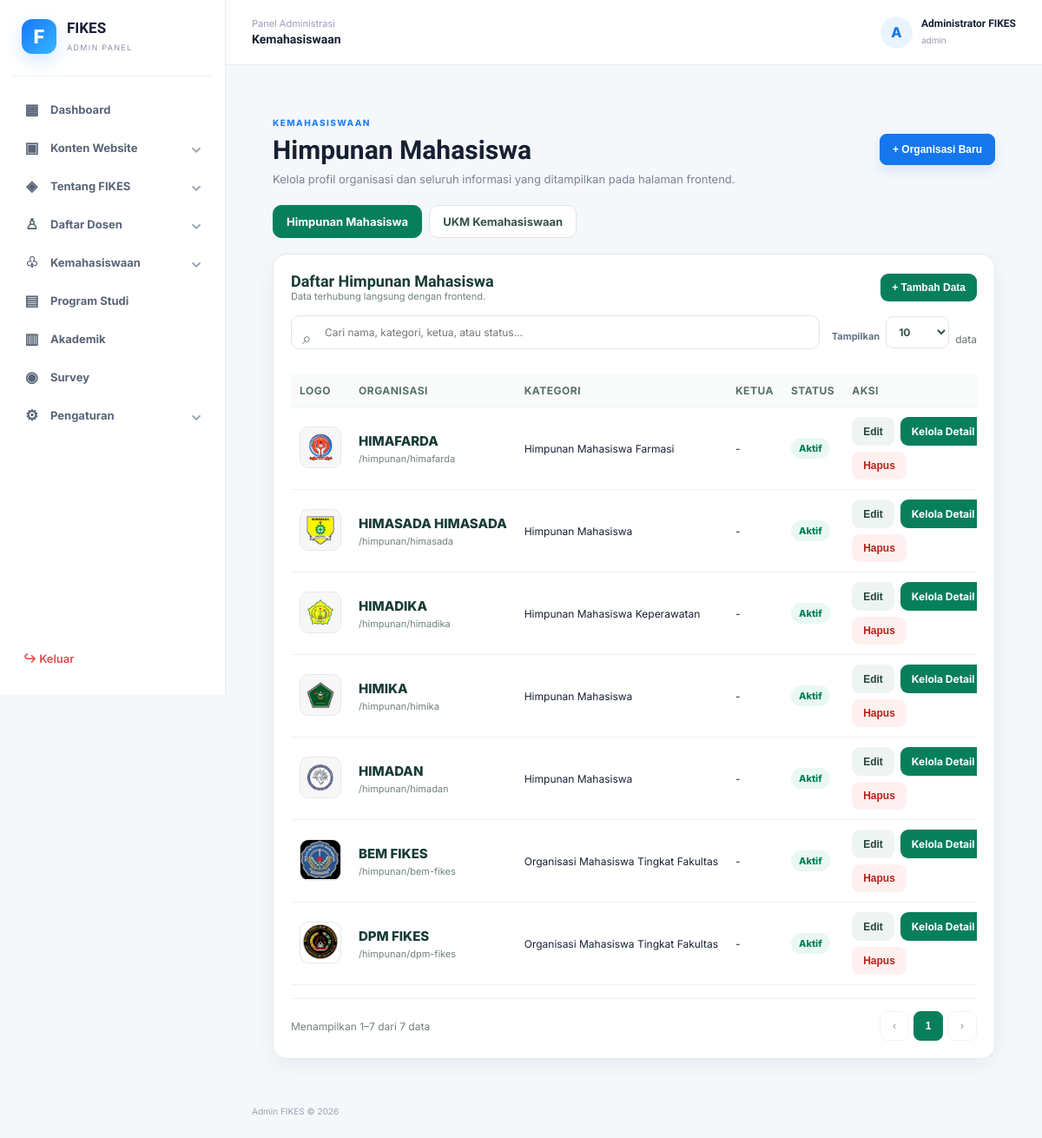
/admin/modules/kemahasiswaan/index.php (signed in), run on the app's committed database.
### tables this page shows
CREATE TABLE `kemahasiswaan_organisasi` (
  `id` int(11) NOT NULL,
  `jenis` enum('himpunan','ukm') NOT NULL,
  `nama` varchar(150) NOT NULL,
  `slug` varchar(120) NOT NULL,
  `kategori` varchar(100) DEFAULT NULL,
  `deskripsi` text DEFAULT NULL,
  `fokus` text DEFAULT NULL,
  `visi` text DEFAULT NULL,
  `misi` text DEFAULT NULL,
  `ketua_nama` varchar(150) DEFAULT NULL,
  `sekretariat` varchar(255) DEFAULT NULL,
  `email` varchar(150) DEFAULT NULL,
  `telepon` varchar(50) DEFAULT NULL,
  `instagram` varchar(150) DEFAULT NULL,
  `facebook` varchar(150) DEFAULT NULL,
  `youtube` varchar(150) DEFAULT NULL,
  `logo` varchar(255) DEFAULT NULL,
  `status` enum('aktif','nonaktif') NOT NULL DEFAULT 'aktif',
  `nomor_urut` int(11) NOT NULL DEFAULT 1,
  `created_at` timestamp NOT NULL DEFAULT current_timestamp(),
  `updated_at` timestamp NOT NULL DEFAULT current_timestamp() ON UPDATE current_timestamp()
);

### admin/config/auth.php (called while the page is built, shortened)
<?php
function e($value)
{
  return htmlspecialchars($value ?? '', ENT_QUOTES, 'UTF-8');
}

### admin/modules/kemahasiswaan/index.php (the view, shortened to what this page needs)
<?php
require_once __DIR__ . '/../../config/auth.php';
$jenis = ($_GET['jenis'] ?? 'himpunan') === 'ukm' ? 'ukm' : 'himpunan';
$labelJenis = $jenis === 'ukm' ? 'UKM Kemahasiswaan' : 'Himpunan Mahasiswa';
$data=$pdo->prepare('SELECT * FROM kemahasiswaan_organisasi WHERE jenis=? ORDER BY nomor_urut ASC,id DESC'); $data->execute([$jenis]); $data=$data->fetchAll();
include __DIR__.'/../../includes/header.php';
?>
<div class="km-wrap">
  <div class="page-head">
    <div><span class="eyebrow">KEMAHASISWAAN</span><h1><?=e($labelJenis)?></h1><p>Kelola profil organisasi dan seluruh informasi yang ditampilkan pada halaman frontend.</p></div>
    <button type="button" class="btn primary" onclick="openOrgModal('add')">+ Organisasi Baru</button>
  </div>
  <div class="km-tabs"><a class="<?= $jenis==='himpunan'?'active':'' ?>" href="index.php?jenis=himpunan">Himpunan Mahasiswa</a><a class="<?= $jenis==='ukm'?'active':'' ?>" href="index.php?jenis=ukm">UKM Kemahasiswaan</a></div>
  <div class="km-card">
    <div style="display:flex;justify-content:space-between;align-items:center;gap:12px;margin-bottom:15px"><div><h2 style="margin:0;color:#173b36">Daftar <?=e($labelJenis)?></h2><div class="km-mini">Data terhubung langsung dengan frontend.</div></div><button type="button" class="km-btn primary" onclick="openOrgModal('add')">+ Tambah Data</button></div>
    <div class="km-dt-toolbar">
      <div class="km-search-wrap"><span class="km-search-icon">⌕</span><input type="search" id="kmSearch" class="km-search" placeholder="Cari nama, kategori, ketua, atau status..."></div>
      <div class="km-page-size"><label for="kmPageSize">Tampilkan</label><select id="kmPageSize"><option value="10" selected>10</option></select><span>data</span></div>
    </div>
    <div class="km-table-wrap"><table class="km-table" id="kmDataTable"><thead><tr><th>Logo</th><th>Organisasi</th><th>Kategori</th><th>Ketua</th><th>Status</th><th style="min-width:230px">Aksi</th></tr></thead><tbody>
    <?php if(!$data):?><tr><td colspan="6" class="km-empty">Belum ada data <?=e(strtolower($labelJenis))?>.</td></tr><?php else: foreach($data as $d):
      $json = htmlspecialchars(json_encode($d, JSON_UNESCAPED_UNICODE|JSON_HEX_TAG|JSON_HEX_APOS|JSON_HEX_AMP|JSON_HEX_QUOT), ENT_QUOTES, 'UTF-8');
    ?><tr>
      <td><?php if($d['logo']):?><img class="km-logo" src="../../uploads/kemahasiswaan/logo/<?=rawurlencode(basename($d['logo']))?>" alt="<?=e($d['nama'])?>"><?php else:?><div class="km-logo"></div><?php endif;?></td>
      <td><div class="km-title"><?=e($d['nama'])?></div><div class="km-mini">/<?=$jenis?>/<?=e($d['slug'])?></div></td>
      <td><?=e($d['kategori']?:'-')?></td><td><?=e($d['ketua_nama']?:'-')?></td>
      <td><span class="km-status <?=e($d['status'])?>"><?=e(ucfirst($d['status']))?></span></td>
      <td><div class="km-actions"><button type="button" class="km-btn" data-org='<?=$json?>' onclick="openOrgModal('edit', this)">Edit</button><a class="km-btn primary" href="detail.php?jenis=<?=$jenis?>&slug=<?=rawurlencode($d['slug'])?>">Kelola Detail</a><button type="button" class="km-btn danger" data-id="<?=e($d['id'])?>" data-name="<?=e($d['nama'])?>" onclick="openDeleteModal(this)">Hapus</button></div></td>
    </tr><?php endforeach; endif;?></tbody></table></div>
    <div class="km-dt-footer">
      <div id="kmTableInfo" class="km-table-info"></div>
      <div id="kmPagination" class="km-pagination"></div>
    </div>
  </div>
</div>
<?php require __DIR__.'/../../includes/footer.php'; ?>

### admin/assets/css/admin.css (style rules this page uses)
* { box-sizing:border-box }
body { margin:0;font-family:Inter,Arial,sans-serif;background:#f5f7fb;color:#172033 }
h1,h2,h3,strong { font-family:"Plus Jakarta Sans",Inter,sans-serif }
h1 { font-size:30px;margin:6px 0 8px }
h2 { font-size:18px;margin:5px 0 }
.eyebrow { font-size:10px;font-weight:800;color:#2582ee;letter-spacing:1.4px }
.welcome p,.page-head p { color:#7b8596;font-size:13px;margin:0 }
.page-head { display:flex;justify-content:space-between;align-items:center;margin-bottom:22px }
.btn { display:inline-flex;align-items:center;justify-content:center;border:1px solid #dfe4ec;background:#fff;color:#566174;border-radius:8px;padding:10px 14px;font-size:12px;font-weight:700;text-decoration:none;cursor:pointer }
.btn.primary { background:#1677ed;color:#fff;border-color:#1677ed;box-shadow:0 6px 14px #1677ed24 }
table { width:100%;border-collapse:collapse;font-size:12px }
th { text-align:left;color:#8993a5;font-size:10px;text-transform:uppercase;letter-spacing:.5px;background:#fafbfd }
th,td { padding:13px 12px;border-bottom:1px solid #eef1f5;white-space:nowrap }
label { display:block;font-size:11px;font-weight:700;color:#657083;margin:0 0 7px }
input,select,textarea { width:100%;font:inherit;border:1px solid #dfe4ec;border-radius:8px;padding:10px 11px;font-size:12px;color:#273246;background:#fff;margin-bottom:15px;outline:none }

### admin/modules/kemahasiswaan/index.php (style rules this page uses)
.km-wrap { padding:24px;max-width:none }
.km-tabs { display:flex;gap:8px;margin-bottom:18px }
.km-tabs a { padding:10px 15px;border-radius:10px;text-decoration:none;border:1px solid #dce7e3;color:#36534a;background:#fff;font-weight:700;font-size:13px }
.km-tabs a.active { background:#087f5b;color:#fff;border-color:#087f5b }
.km-card { background:#fff;border:1px solid #e3ebe8;border-radius:16px;padding:20px;box-shadow:0 8px 25px rgba(18,55,42,.05) }
.km-table-wrap { overflow:auto }
.km-table { width:100%;border-collapse:collapse }
.km-table th,.km-table td { padding:11px 10px;border-bottom:1px solid #edf2f0;text-align:left;font-size:12px;vertical-align:middle }
.km-table th { color:#567169;background:#f8fbfa }
.km-logo { width:48px;height:48px;border-radius:10px;object-fit:contain;background:#f4f8f6;border:1px solid #e1ebe7 }
.km-mini { font-size:11px;color:#70817b }
.km-title { font-size:15px;color:#173b36;font-weight:800;margin:0 0 4px }
.km-actions { display:flex;gap:7px;flex-wrap:wrap }
.km-btn { display:inline-flex;align-items:center;justify-content:center;padding:9px 13px;border-radius:9px;border:0;text-decoration:none;font-weight:700;font-size:12px;cursor:pointer;background:#eef4f1;color:#26463b }
.km-btn.primary { background:#087f5b;color:#fff }
.km-btn.danger { background:#fff0f0;color:#b42318 }
.km-status { display:inline-block;padding:5px 9px;border-radius:999px;font-size:11px;font-weight:800 }
.km-status.aktif { background:#e9f8f1;color:#087f5b }
.km-dt-toolbar { display:flex;align-items:center;justify-content:space-between;gap:14px;margin-bottom:14px;flex-wrap:wrap }
.km-search-wrap { position:relative;flex:1;min-width:260px }
.km-search { width:100%;box-sizing:border-box;padding:11px 13px 11px 38px;border:1px solid #dce7e3;border-radius:10px;font:inherit;font-size:12px;outline:none;background:#fff;transition:.2s }
.km-search-icon { position:absolute;left:13px;top:50%;transform:translateY(-52%);font-size:19px;color:#71827c;pointer-events:none }
.km-page-size { display:flex;align-items:center;gap:7px;color:#64766f;font-size:12px;white-space:nowrap }
.km-page-size select { border:1px solid #dce7e3;border-radius:9px;padding:9px 25px 9px 10px;background:#fff;color:#36534a;font-weight:700 }
.km-dt-footer { display:flex;align-items:center;justify-content:space-between;gap:15px;margin-top:15px;padding-top:14px;border-top:1px solid #edf2f0;flex-wrap:wrap }
.km-table-info { font-size:12px;color:#71827c }
.km-pagination { display:flex;gap:5px;align-items:center;flex-wrap:wrap }

### data on the page
kemahasiswaan_organisasi: logo (picture), nama "HIMAFARDA", slug "himafarda", kategori "Himpunan Mahasiswa Farmasi", ketua_nama "-", status "Aktif"
kemahasiswaan_organisasi: logo (picture), nama "HIMASADA HIMASADA", slug "himasada", kategori "Himpunan Mahasiswa", ketua_nama "-", status "Aktif"
kemahasiswaan_organisasi: logo (picture), nama "HIMADIKA", slug "himadika", kategori "Himpunan Mahasiswa Keperawatan", ketua_nama "-", status "Aktif"
kemahasiswaan_organisasi: logo (picture), nama "HIMIKA", slug "himika", kategori "Himpunan Mahasiswa", ketua_nama "-", status "Aktif"
kemahasiswaan_organisasi: logo (picture), nama "HIMADAN", slug "himadan", kategori "Himpunan Mahasiswa", ketua_nama "-", status "Aktif"
kemahasiswaan_organisasi: logo (picture), nama "BEM FIKES", slug "bem-fikes", kategori "Organisasi Mahasiswa Tingkat Fakultas", ketua_nama "-", status "Aktif"
kemahasiswaan_organisasi: logo (picture), nama "DPM FIKES", slug "dpm-fikes", kategori "Organisasi Mahasiswa Tingkat Fakultas", ketua_nama "-", status "Aktif"

### other printed values
$page_title "Kemahasiswaan"
substr($_SESSION['admin_nama'], 0, 1) "A"
$_SESSION['admin_nama'] "Administrator FIKES"
$_SESSION['admin_role'] "admin"
$labelJenis "Himpunan Mahasiswa"
